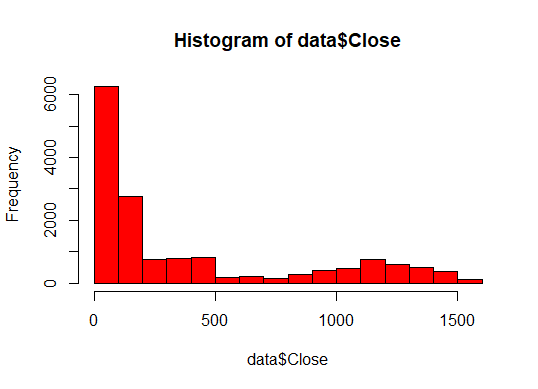

Write the R code that produced this figure.
setwd("F:\\Data Science\\DataScience_2019501111\\Data Mining\\Final exam")

data = read.csv("BSE_Sensex_Index.csv", header = TRUE)

View(data)
summary(data)
data$Date = as.Date(data$Date, format='%m/%d/%Y')

randomRows = function(df,n){
  return(df[sample(nrow(df),n, replace = TRUE),])
}

successive_difference <- function(x) {
  n = length(x)
  for (i in 1:(length(x))) {
    x[i] <- (x[i] - x[i + 1]) / x[i + 1]
  }
  x[length(x)] = (x[length(x) - 1] + x[length(x) - 2] + x[length(x) - 3]) / 3
  return(x)
}

data$Date <- NULL

data$open_new <- successive_difference(data$Open)
data$high_new <- successive_difference(data$High)
data$low_new <- successive_difference(data$Low)
data$close_new <- successive_difference(data$Close)
data$volume_new <- successive_difference(data$Volume)
data$Adj.close_new <- successive_difference(data$Adj.Close)

set.seed(123)

data_1000 = randomRows(data, 1000)
summary(data_1000)
data_3000 = randomRows(data, 3000)

summary(data_3000)

mean(data_1000$open_new)
mean(data_1000$high_new)
mean(data_1000$low_new)
mean(data_1000$close_new)
mean(data_1000$volume_new)
mean(data_1000$Adj.close_new)
var(data_1000$open_new)
var(data_1000$high_new)
var(data_1000$low_new)
var(data_1000$close_new)
var(data_1000$volume_new)
var(data_1000$Adj.close_new)
max(data_1000$open_new)
max(data_1000$high_new)
max(data_1000$low_new)
max(data_1000$close_new)
max(data_1000$volume_new)
max(data_1000$Adj.close_new)
quantile(data_1000$open_new,0.25)
quantile(data_1000$high_new,0.25)
quantile(data_1000$low_new,0.25)
quantile(data_1000$close_new,0.25)
quantile(data_1000$volume_new,0.25)
quantile(data_1000$Adj.close_new,0.25)


mean(data_3000$open_new)
mean(data_3000$high_new)
mean(data_3000$low_new)
mean(data_3000$close_new)
mean(data_3000$volume_new)
mean(data_3000$Adj.close_new)
var(data_3000$open_new)
var(data_3000$high_new)
var(data_3000$low_new)
var(data_3000$close_new)
var(data_3000$volume_new)
var(data_3000$Adj.close_new)
max(data_3000$open_new)
max(data_3000$high_new)
max(data_3000$low_new)
max(data_3000$close_new)
max(data_3000$volume_new)
max(data_3000$Adj.close_new)
quantile(data_3000$open_new,0.25)
quantile(data_3000$high_new,0.25)
quantile(data_3000$low_new,0.25)
quantile(data_3000$close_new,0.25)
quantile(data_3000$volume_new,0.25)
quantile(data_3000$Adj.close_new,0.25)

mean(data$open_new)
mean(data$high_new)
mean(data$low_new)
mean(data$close_new)
mean(data$volume_new)
mean(data$Adj.close_new)
var(data$open_new)
var(data$high_new)
var(data$low_new)
var(data$close_new)
var(data$volume_new)
var(data$Adj.close_new)
max(data$open_new)
max(data$high_new)
max(data$low_new)
max(data$close_new)
max(data$volume_new)
max(data$Adj.close_new)
quantile(data$open_new,0.25)
quantile(data$high_new,0.25)
quantile(data$low_new,0.25)
quantile(data$close_new,0.25)
quantile(data$volume_new,0.25)
quantile(data$Adj.close_new,0.25)
# They appear to be very similar

boxplot(data$Open, data$High, data$Low, data$Adj.close, data$Close)
hist(data$Close, freq = TRUE, w = 2000, col="red")
